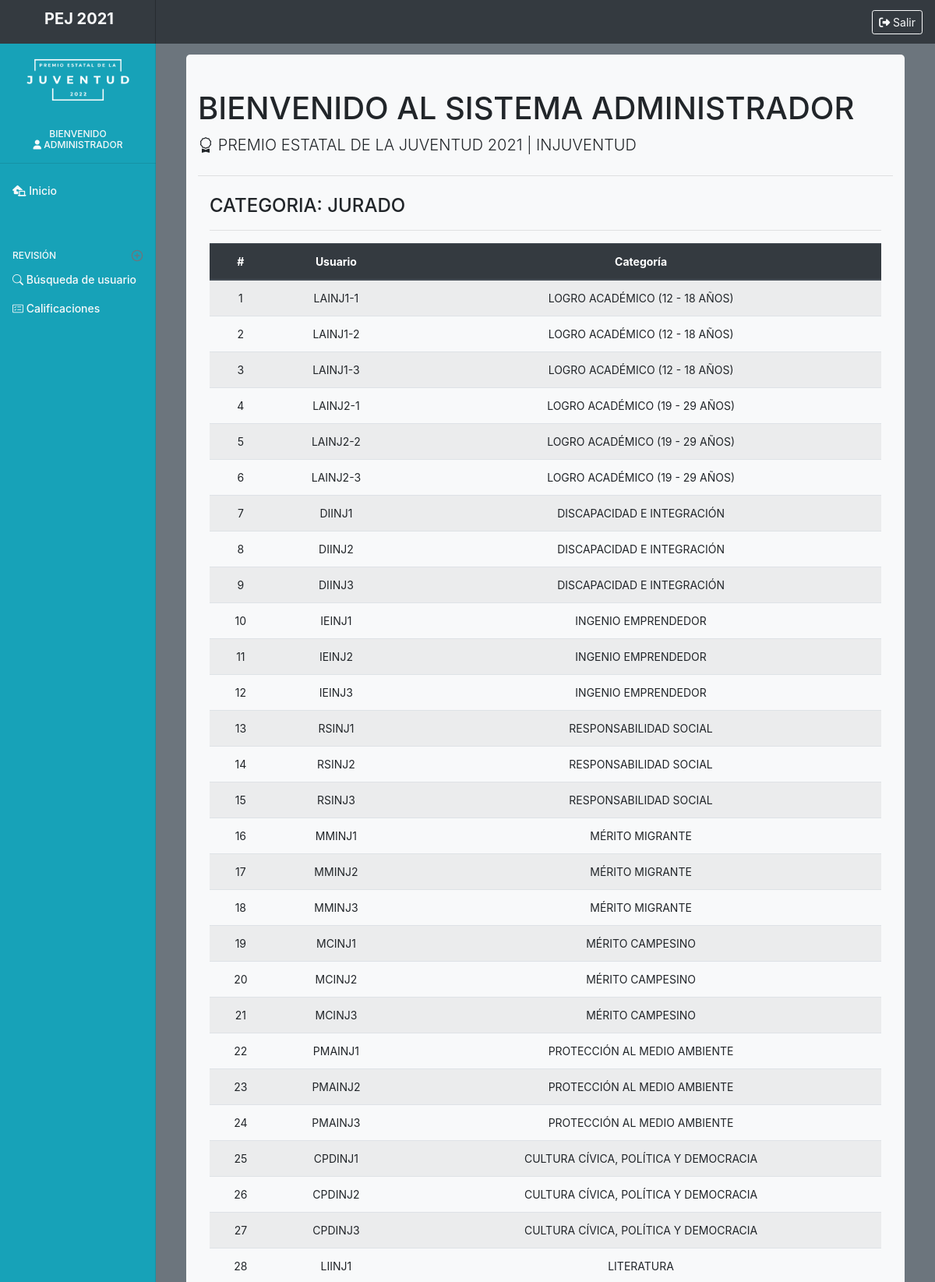
Page /administrador/revision_jurado.php (signed in, upper part) on the committed database.
### tables this page shows
CREATE TABLE IF NOT EXISTS `usr` (
  `id` int(11) NOT NULL,
  `nombre` varchar(300) NOT NULL,
  `usuario` varchar(50) NOT NULL,
  `pwd` varchar(100) NOT NULL,
  `perfil` int(11) NOT NULL,
  `categoria` int(11) DEFAULT NULL,
  `correo` varchar(50) DEFAULT NULL
);

CREATE TABLE IF NOT EXISTS `categorias` (
  `id` int(11) NOT NULL,
  `nombre` varchar(50) NOT NULL
);

### dashboard/prcd/qwery_admin2.php (called while the page is built, shortened)
<?php
    $query_jur="SELECT * FROM usr WHERE perfil = 3 ORDER BY categoria";
    $resultado_jur= $conn->query($query_jur);
    ?>

### administrador/revision_jurado.php (the view, shortened to what this page needs)
<?php
include('../dashboard/prcd/conn.php');
include('../dashboard/prcd/qwery_admin2.php');
    $nombre = $_SESSION['nombre'];
?>
<!doctype html>
<html lang="es">
  <head>
    <link rel="stylesheet" href="https://cdn.jsdelivr.net/npm/bootstrap-icons@1.3.0/font/bootstrap-icons.css">
    <link href="../dashboard/css/bootstrap.css" rel="stylesheet">
    <link href="css/dashboard.css" rel="stylesheet">
  </head>
  <body>
    <nav class="navbar navbar-light sticky-top flex-md-nowrap p-0 bg-dark text-light">
        <a class="navbar-brand col-md-3 col-lg-2 mr-0 px-3 text-center" href="#">
    <h5 class="text-center display-7 text-light" style="margin-left:3px;"><b>PEJ 2021</b></h5>
    </a>
  <ul class="navbar-nav px-3">
    <li class="nav-item text-nowrap">
    <a class="btn btn-outline-light btn-sm" href="prcd/sort.php" role="button"><i class="fas fa-sign-out-alt"></i> Salir</a>
      </li>
  </ul>
</nav>
<div class="container-fluid">
  <div class="row">
    <nav id="sidebarMenu" class="col-md-3 col-lg-2 d-md-block bg-info sidebar collapse">
      <div class="sidebar-sticky pt-3">
        <ul class="navbar-nav px-3 text-center">
            <li class="align-middle">
                   <img src="../img/png_logo.png" width="81%" class="" alt="" loading="lazy">
            </li>
        </ul>
        <h6 class="sidebar-heading d-flex justify-content-center text-center align-items-center px-3 mt-4 mb-1 text-muted">
          <span class="text-light">
          Bienvenido<br><i class="fas fa-user"></i>
            <?php
              echo utf8_encode($nombre);
            ?>
          </span>
        </h6>
<hr>
        <ul class="nav flex-column">
           <li class="nav-item">
            <a class="nav-link active text-light" href="dashboard.php">
              <i class="fas fa-laptop-house"></i>
              Inicio <span class="sr-only">(current)</span>
            </a>
          </li>
          <h6 class="sidebar-heading d-flex justify-content-between align-items-center px-3 mt-4 mb-1 text-muted">
            <span class="text-light">REVISIÓN</span>
            <a class="d-flex align-items-center text-muted" href="dashboard.php" aria-label="Add a new report">
              <span data-feather="plus-circle"></span>
            </a>
          </h6>
          <li class="nav-item">
            <a class="nav-link text-light" href="busqueda.php">
            <i class="bi bi-search"></i> Búsqueda de usuario
            </a>
          </li>
          <li class="nav-item">
            <a class="nav-link text-light" href="revision_calificaciones.php">
            <i class="bi bi-card-checklist"></i> Calificaciones
            </a>
          </li>
        </ul>
    </nav>
    <main role="main" class="col-md-9 ml-sm-auto col-lg-10 px-md-4 bg-secondary bg-gradient" style="background-color:; height:100%;">
      <div class="d-flex justify-content-between flex-wrap flex-md-nowrap align-items-center pt-3 mb-3 ">
      </div>
    <div class="container-fluid ">
      <div class="jumbotron jumbotron-fluid " style="background-color:#f8f9fa; width:100%;border-radius:5px;  margin-top:25px; padding-top:45px;">
        <div class="container-fluid">
          <h1 class="h1">BIENVENIDO AL SISTEMA ADMINISTRADOR</h1>
          <p class="lead"><i class="bi bi-award"></i> PREMIO ESTATAL DE LA JUVENTUD 2021 | INJUVENTUD</p>
          <hr class="my-4">
        <div class="container-fluid table-responsive">
        <div class="row row-cols-1 row-cols-md-1">
        <div class="col mb-12">
        <p class=" h4">CATEGORIA: JURADO</p>
            <table class="table table-hover text-center table-striped ">
            <thead class="thead-dark">
                <tr>
                  <th scope="col">#</th>
                  <th scope="col">Usuario</th>
                  <th scope="col">Categoría</th>
                </tr>
            </thead>
            <tbody>
              <?php
               $x=0;
              while($row_usr = $resultado_jur->fetch_assoc()){
                $x++;
                echo '<tr>';
                echo '<td>'.$x.'</td>';
                echo '<td>'.$row_usr['usuario'].'</td>';
                $id_categoria=$row_usr['categoria'];
                $categoria = "SELECT * FROM categorias WHERE id ='$id_categoria'";
                $resultado_categoria= $conn->query($categoria);
                $row_categoria = $resultado_categoria->fetch_assoc();
                echo '<td>'.utf8_encode($row_categoria['nombre']).'</td>';
                echo '</tr>';
              }
              ?>
            </tbody>
                <hr>
            </table>
</div>
      </div>
      </div>
    </main>
  </div>
</div>
        <script src="css/dashboard.js"></script></body>
</html>

### dashboard/css/dashboard.css (style rules this page uses)
body { font-size: .875rem; background-color:#eaeef4; }
.feather { width: 16px; height: 16px; vertical-align: text-bottom; }
.sidebar { position: fixed; top: 0; bottom: 0; left: 0; z-index: 100; padding: 48px 0 0; box-shadow: inset -1px 0 0 rgba(0, 0, 0, .1); }
.sidebar-sticky { position: relative; top: 0; height: calc(100vh - 48px); padding-top: .5rem; overflow-x: hidden; overflow-y: auto; }
.sidebar .nav-link { font-weight: 500; color: #333; }
.sidebar .nav-link.active { color: #007bff; }
.sidebar-heading { font-size: .75rem; text-transform: uppercase; }
.navbar-brand { padding-top: .75rem; padding-bottom: .75rem; font-size: 1rem; box-shadow: inset -1px 0 0 rgba(0, 0, 0, .25); }

### administrador/revision_jurado.php (style rules this page uses)
@media (min-width: 768px) { body { background-color:gray; } }

### rows in the picture
usr: usuario "LAINJ1-1", categorias.nombre "LOGRO ACADÉMICO (12 - 18 AÑOS)"
usr: usuario "LAINJ1-2", categorias.nombre "LOGRO ACADÉMICO (12 - 18 AÑOS)"
usr: usuario "LAINJ1-3", categorias.nombre "LOGRO ACADÉMICO (12 - 18 AÑOS)"
usr: usuario "LAINJ2-1", categorias.nombre "LOGRO ACADÉMICO (19 - 29 AÑOS)"
usr: usuario "LAINJ2-2", categorias.nombre "LOGRO ACADÉMICO (19 - 29 AÑOS)"
usr: usuario "LAINJ2-3", categorias.nombre "LOGRO ACADÉMICO (19 - 29 AÑOS)"
usr: usuario "DIINJ1", categorias.nombre "DISCAPACIDAD E INTEGRACIÓN"
usr: usuario "DIINJ2", categorias.nombre "DISCAPACIDAD E INTEGRACIÓN"
usr: usuario "DIINJ3", categorias.nombre "DISCAPACIDAD E INTEGRACIÓN"
usr: usuario "IEINJ1", categorias.nombre "INGENIO EMPRENDEDOR"
usr: usuario "IEINJ2", categorias.nombre "INGENIO EMPRENDEDOR"
usr: usuario "IEINJ3", categorias.nombre "INGENIO EMPRENDEDOR"
usr: usuario "RSINJ1", categorias.nombre "RESPONSABILIDAD SOCIAL"
usr: usuario "RSINJ2", categorias.nombre "RESPONSABILIDAD SOCIAL"
usr: usuario "RSINJ3", categorias.nombre "RESPONSABILIDAD SOCIAL"
usr: usuario "MMINJ1", categorias.nombre "MÉRITO MIGRANTE"
usr: usuario "MMINJ2", categorias.nombre "MÉRITO MIGRANTE"
usr: usuario "MMINJ3", categorias.nombre "MÉRITO MIGRANTE"
usr: usuario "MCINJ1", categorias.nombre "MÉRITO CAMPESINO"
usr: usuario "MCINJ2", categorias.nombre "MÉRITO CAMPESINO"
usr: usuario "MCINJ3", categorias.nombre "MÉRITO CAMPESINO"
usr: usuario "PMAINJ1", categorias.nombre "PROTECCIÓN AL MEDIO AMBIENTE"
usr: usuario "PMAINJ2", categorias.nombre "PROTECCIÓN AL MEDIO AMBIENTE"
usr: usuario "PMAINJ3", categorias.nombre "PROTECCIÓN AL MEDIO AMBIENTE"
usr: usuario "CPDINJ1", categorias.nombre "CULTURA CÍVICA, POLÍTICA Y DEMOCRACIA"
usr: usuario "CPDINJ2", categorias.nombre "CULTURA CÍVICA, POLÍTICA Y DEMOCRACIA"
usr: usuario "CPDINJ3", categorias.nombre "CULTURA CÍVICA, POLÍTICA Y DEMOCRACIA"
usr: usuario "LIINJ1", categorias.nombre "LITERATURA"

### other values in the picture
utf8_encode($nombre) "ADMINISTRADOR"
